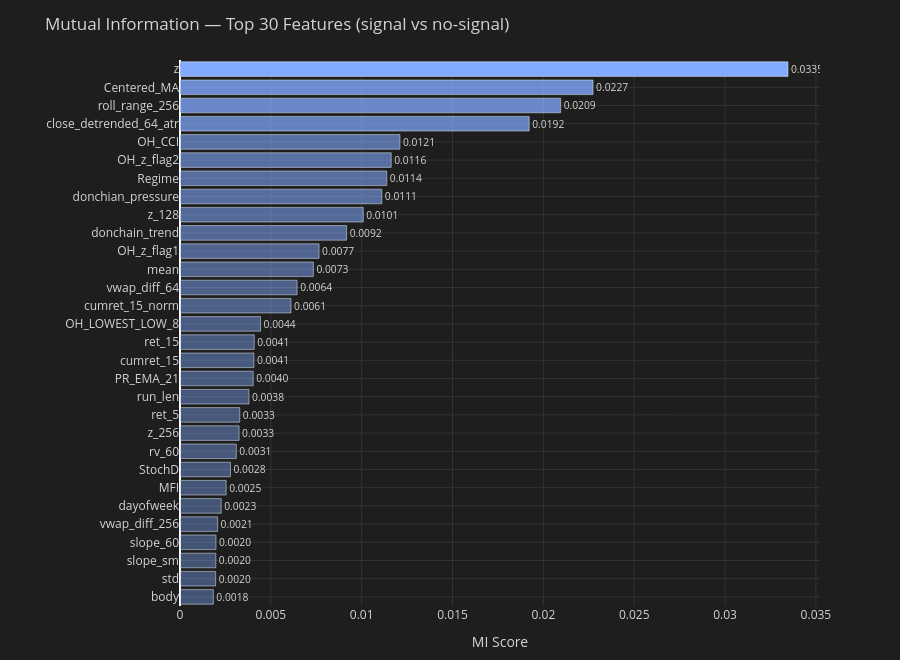

Write notebook code for a chart like this one.
### Markdown cell above
## Feature Quality Analysis

Deep-dive into how useful each feature is from the model's perspective.

| Sub-section | What it shows |
|---|---|
| Feature Summary | NaN%, variance, mean after scaling — flags low-variance features |
| MI Ranking | Top-30 features by Mutual Information with the signal label |
| RF Importance | Random Forest feature importance (100 trees) — complements MI |
| SHAP Values | Direction-aware importance via SHAP (requires `pip install shap`) |
| Correlation Heatmap | Pairs with \|r\| > 0.85 are redundant candidates for removal |
| Per-class Distributions | Violin plots for top-10 MI features split by buy / sell / no-signal |

> Requires the **Learnability Score** section to have been run first (`X_learn`, `y_learn`, `feature_cols_learn`).

### Code cell
# ── Feature Summary Table ───────────────────────────────────────────────────────
feat_summary = pd.DataFrame({
    'feature': feature_cols_learn,
    'mi':      mi_scores_learn,
    'std':     X_learn.std(axis=0),
    'mean':    X_learn.mean(axis=0),
    'nan_pct': np.isnan(X_learn).mean(axis=0) * 100,
}).sort_values('mi', ascending=False).reset_index(drop=True)
feat_summary.index += 1   # 1-based MI rank

_low_var = feat_summary[feat_summary['std'] < 0.01]
if len(_low_var):
    print(f"⚠  Low-variance features (std < 0.01, {len(_low_var)}):")
    print(f"   {_low_var['feature'].tolist()}")
else:
    print("✓  No low-variance features detected")

_high_nan = feat_summary[feat_summary['nan_pct'] > 5]
if len(_high_nan):
    print(f"⚠  High-NaN features (>5%, {len(_high_nan)}):")
    print(f"   {_high_nan['feature'].tolist()}")
else:
    print("✓  No high-NaN features detected")

print(f"\nFeature summary (top 20 by MI):")
print(feat_summary[['feature','mi','std','mean','nan_pct']].head(20).to_string())

# ── MI Bar Chart ─────────────────────────────────────────────────────────────────
_N_SHOW = min(30, len(feat_summary))
_top_mi = feat_summary.head(_N_SHOW)
_mi_max = _top_mi['mi'].max()
_bar_colors = [f'rgba(130,170,255,{0.35 + 0.65 * v / _mi_max:.2f})' for v in _top_mi['mi']]

fig = go.Figure(go.Bar(
    y=_top_mi['feature'][::-1],
    x=_top_mi['mi'][::-1],
    orientation='h',
    marker_color=_bar_colors[::-1],
    text=[f'{v:.4f}' for v in _top_mi['mi'][::-1]],
    textposition='outside',
))
fig.update_layout(
    title=f'Mutual Information — Top {_N_SHOW} Features (signal vs no-signal)',
    height=max(400, _N_SHOW * 22),
    xaxis=dict(title='MI Score', gridcolor='#333'),
    yaxis=dict(automargin=True, gridcolor='#333'),
    paper_bgcolor='#1e1e1e', plot_bgcolor='#1e1e1e', font=dict(color='#d4d4d4'),
    margin=dict(l=180, r=80, t=60, b=40),
)
fig.show()

### Figure 1 — Plotly figure (JSON) as saved in the notebook; plotly's stock layout.template omitted (floating-point values rounded to 4 significant figures)
{"data": [{"marker": {"color": ["rgba(130,170,255,0.39)", "rgba(130,170,255,0.39)", "rgba(130,170,255,0.39)", "rgba(130,170,255,0.39)", "rgba(130,170,255,0.39)", "rgba(130,170,255,0.39)", "rgba(130,170,255,0.40)", "rgba(130,170,255,0.40)", "rgba(130,170,255,0.41)", "rgba(130,170,255,0.41)", "rgba(130,170,255,0.41)", "rgba(130,170,255,0.42)", "rgba(130,170,255,0.43)", "rgba(130,170,255,0.43)", "rgba(130,170,255,0.43)", "rgba(130,170,255,0.44)", "rgba(130,170,255,0.47)", "rgba(130,170,255,0.48)", "rgba(130,170,255,0.49)", "rgba(130,170,255,0.50)", "rgba(130,170,255,0.53)", "rgba(130,170,255,0.55)", "rgba(130,170,255,0.57)", "rgba(130,170,255,0.57)", "rgba(130,170,255,0.58)", "rgba(130,170,255,0.59)", "rgba(130,170,255,0.72)", "rgba(130,170,255,0.76)", "rgba(130,170,255,0.79)", "rgba(130,170,255,1.00)"]}, "orientation": "h", "text": ["0.0018", "0.0020", "0.0020", "0.0020", "0.0021", "0.0023", "0.0025", "0.0028", "0.0031", "0.0033", "0.0033", "0.0038", "0.0040", "0.0041", "0.0041", "0.0044", "0.0061", "0.0064", "0.0073", "0.0077", "0.0092", "0.0101", "0.0111", "0.0114", "0.0116", "0.0121", "0.0192", "0.0209", "0.0227", "0.0335"], "textposition": "outside", "type": "bar", "x": [0.001835, 0.001963, 0.001973, 0.00198, 0.00207, 0.002269, 0.002541, 0.002779, 0.003101, 0.003252, 0.00329, 0.003798, 0.004029, 0.004072, 0.004085, 0.004435, 0.006111, 0.006446, 0.00734, 0.007654, 0.009171, 0.01009, 0.01111, 0.01138, 0.01163, 0.0121, 0.01922, 0.02095, 0.02273, 0.03346], "y": ["body", "std", "slope_sm", "slope_60", "vwap_diff_256", "dayofweek", "MFI", "StochD", "rv_60", "z_256", "ret_5", "run_len", "PR_EMA_21", "cumret_15", "ret_15", "OH_LOWEST_LOW_8", "cumret_15_norm", "vwap_diff_64", "mean", "OH_z_flag1", "donchain_trend", "z_128", "donchian_pressure", "Regime", "OH_z_flag2", "OH_CCI", "close_detrended_64_atr", "roll_range_256", "Centered_MA", "z"]}], "layout": {"font": {"color": "#d4d4d4"}, "height": 660, "margin": {"b": 40, "l": 180, "r": 80, "t": 60}, "paper_bgcolor": "#1e1e1e", "plot_bgcolor": "#1e1e1e", "title": {"text": "Mutual Information — Top 30 Features (signal vs no-signal)"}, "xaxis": {"gridcolor": "#333", "title": {"text": "MI Score"}}, "yaxis": {"automargin": true, "gridcolor": "#333"}}}
